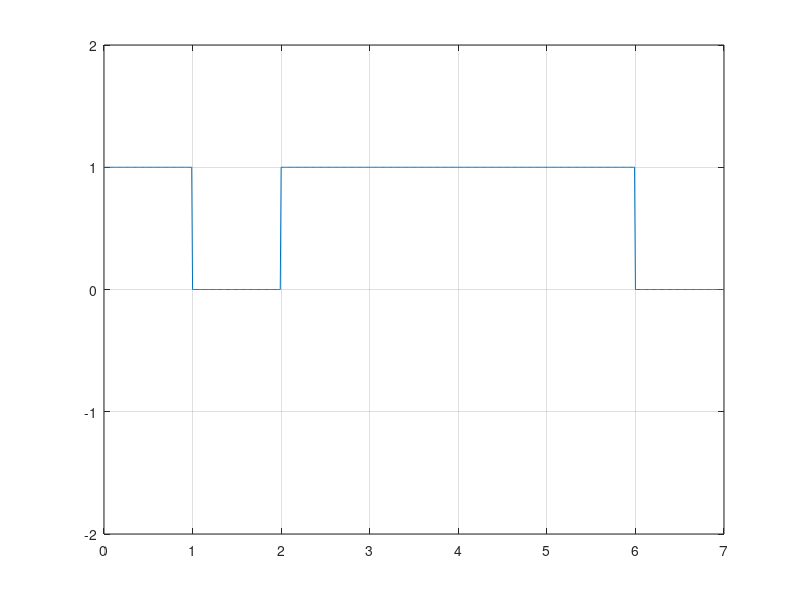

MATLAB code to generate this figure:
b =[1 0 1 1 1 1 0];
n = length(b);
t = 0:.01:n;
for i = 1:n
    bw(i*100:(i+1)*100) = b(i);
end
bw = bw(100:end);
subplot(1,1,1);
plot(t,bw)
grid on ;
axis([0 n -2 +2]);